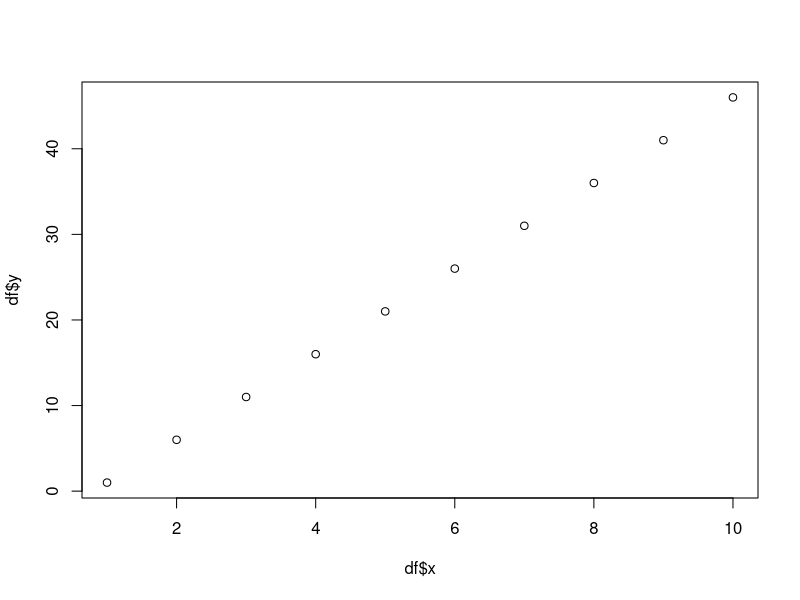

Write R code to recreate this figure.
## ---- chunk 1
knitr::opts_chunk$set(echo = TRUE)
#install.packages('usethis')
#library(usethis)
library(tidyverse)
library(ggplot2)
## ---- chunk 2
x<- seq(1, 10, 1)
y<- seq(1, 50, 5)
df<- as.data.frame(cbind(x, y))
plot(df$x, df$y)
